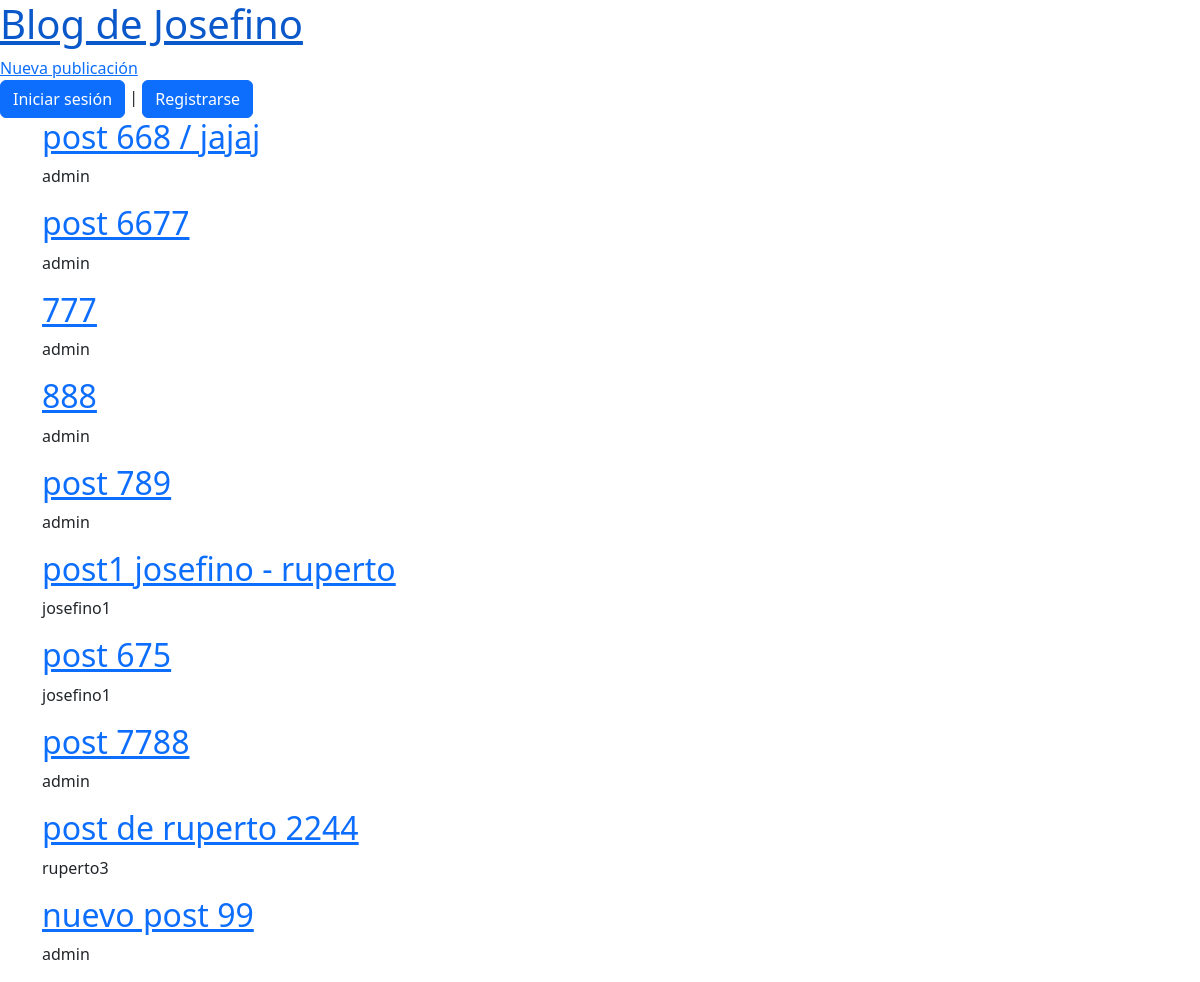
Before: / with the older database file.
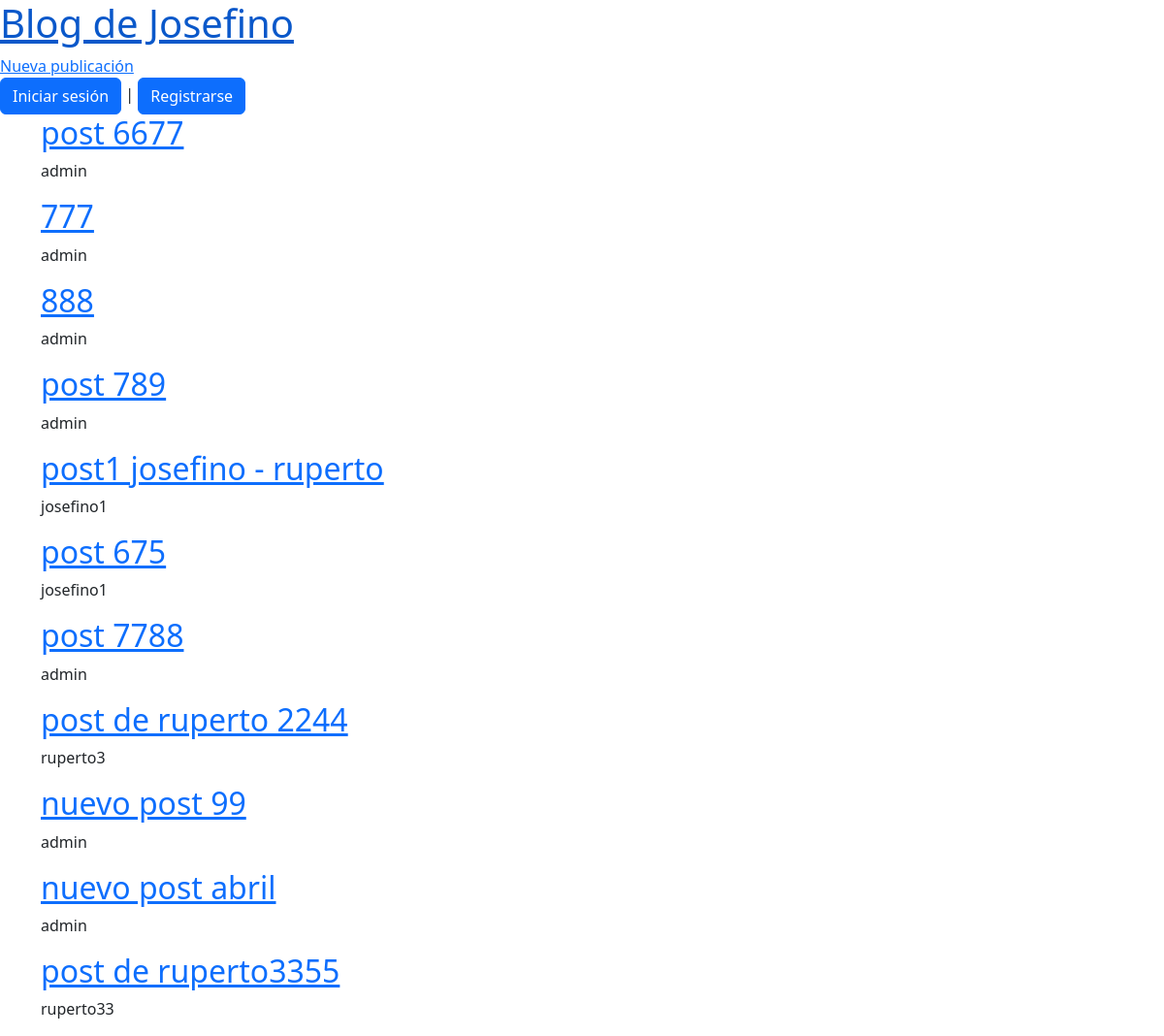
After: the same page with the newer database file.
### blog/models.py (models this page shows, shortened)
class Publication(models.Model):
    title = models.CharField(max_length=100)
    body = models.TextField()
    author = models.ForeignKey(
        'auth.User',
        on_delete=models.CASCADE,
    )
    date = models.DateTimeField(auto_now_add=True)
    updated = models.DateTimeField(auto_now=True)

### blog/views.py (the view)
# urls.py: path('', PublicationListView.as_view(), name='publications-list'),
class PublicationListView(ListView):
    model = Publication
    template_name = 'publications-list.html'

### templates/publications-list.html
{% extends "_base.html" %}
{% block content %}
    {% for post in publication_list %}
        <a href="{% url 'publication-detail' post.pk %}"><h2>{{ post.title }}</h2></a>
        <p>{{ post.author }}</p>
    {% endfor %}
{% endblock content %}

Changed rows visible on the page:
removed Publication: title "post 668 / jajaj", author "admin"
added Publication: title "nuevo post abril", author "admin"
added Publication: title "post de ruperto3355", author "ruperto33"
